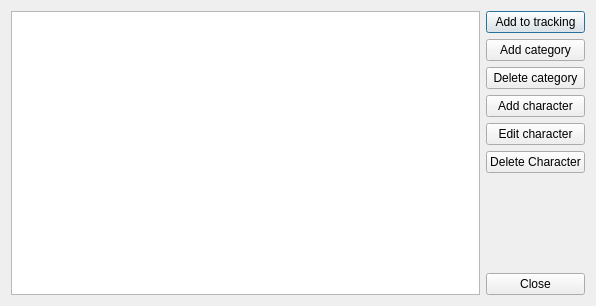
<?xml version="1.0" encoding="UTF-8"?>
<ui version="4.0">
 <class>CharacterList</class>
 <widget class="QDialog" name="CharacterList">
  <property name="geometry">
   <rect>
    <x>0</x>
    <y>0</y>
    <width>596</width>
    <height>306</height>
   </rect>
  </property>
  <property name="windowTitle">
   <string>Character List</string>
  </property>
  <layout class="QHBoxLayout" name="horizontalLayout">
   <item>
    <widget class="QTreeWidget" name="treeWidget">
     <attribute name="headerVisible">
      <bool>false</bool>
     </attribute>
     <attribute name="headerVisible">
      <bool>false</bool>
     </attribute>
     <column>
      <property name="text">
       <string notr="true">1</string>
      </property>
     </column>
    </widget>
   </item>
   <item>
    <layout class="QVBoxLayout" name="verticalLayout">
     <item>
      <widget class="QPushButton" name="btAddToTrack">
       <property name="text">
        <string>Add to tracking</string>
       </property>
      </widget>
     </item>
     <item>
      <widget class="QPushButton" name="btAddCategory">
       <property name="text">
        <string>Add category</string>
       </property>
      </widget>
     </item>
     <item>
      <widget class="QPushButton" name="btDelCategory">
       <property name="text">
        <string>Delete category</string>
       </property>
      </widget>
     </item>
     <item>
      <widget class="QPushButton" name="btAddCharacter">
       <property name="text">
        <string>Add character</string>
       </property>
      </widget>
     </item>
     <item>
      <widget class="QPushButton" name="btEditCharacter">
       <property name="text">
        <string>Edit character</string>
       </property>
      </widget>
     </item>
     <item>
      <widget class="QPushButton" name="btDelCharacter">
       <property name="text">
        <string>Delete Character</string>
       </property>
      </widget>
     </item>
     <item>
      <spacer name="verticalSpacer">
       <property name="orientation">
        <enum>Qt::Vertical</enum>
       </property>
       <property name="sizeHint" stdset="0">
        <size>
         <width>20</width>
         <height>40</height>
        </size>
       </property>
      </spacer>
     </item>
     <item>
      <widget class="QPushButton" name="btClose">
       <property name="text">
        <string>Close</string>
       </property>
      </widget>
     </item>
    </layout>
   </item>
  </layout>
 </widget>
 <resources/>
 <connections>
  <connection>
   <sender>btClose</sender>
   <signal>clicked()</signal>
   <receiver>CharacterList</receiver>
   <slot>close()</slot>
   <hints>
    <hint type="sourcelabel">
     <x>527</x>
     <y>283</y>
    </hint>
    <hint type="destinationlabel">
     <x>297</x>
     <y>152</y>
    </hint>
   </hints>
  </connection>
 </connections>
</ui>
